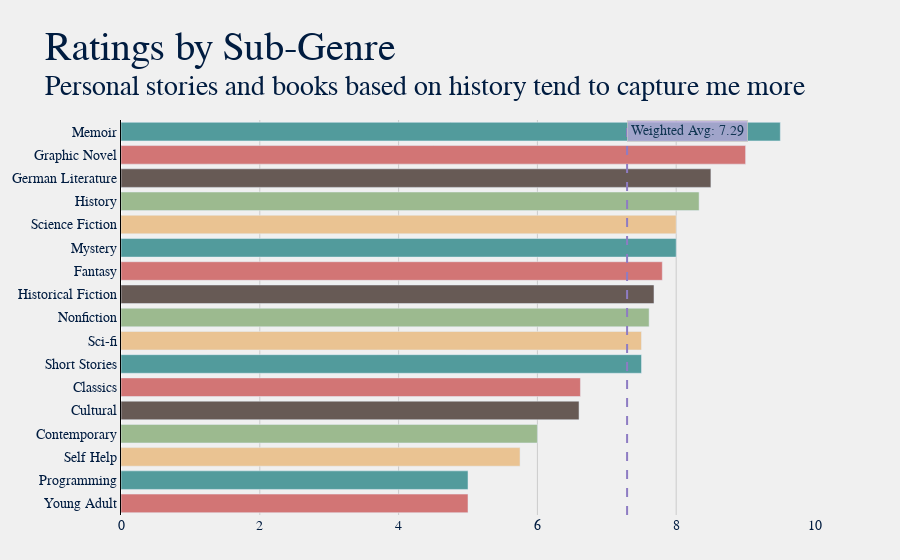

Notebook code cell kept with this figure:
### Code cell
dfs = df.groupby('Sub-Genre')['Rating'].mean().reset_index().round(2)
dfs['Total'] = df.groupby('Sub-Genre')['Title'].count().reset_index(drop=True)
dfs = dfs.sort_values('Rating', ascending=True).reset_index(drop=True)

title = "Ratings by Sub-Genre"
sub = f"Personal stories and books based on history tend to capture me more"
plot.gen_hbar_graph(dfs, 'Sub-Genre', title, sub, avg=True, w_avg='Rating')

### Figure 1 — Plotly figure (JSON) as saved in the notebook; plotly's stock layout.template omitted (floating-point values rounded to 4 significant figures)
{"data": [{"customdata": [["1", "Rating"], ["1", "Rating"], ["6", "Rating"], ["2", "Rating"], ["5", "Rating"], ["8", "Rating"], ["1", "Rating"], ["3", "Rating"], ["9", "Rating"], ["11", "Rating"], ["5", "Rating"], ["1", "Rating"], ["1", "Rating"], ["3", "Rating"], ["2", "Rating"], ["2", "Rating"], ["2", "Rating"]], "hovertemplate": "<b>%{y} Books</b>: %{customdata[0]}<br><b>Avg. %{customdata[1]}</b>: %{x}", "marker": {"color": ["#d27575", "#529b9c", "#eac392", "#9cba8f", "#675a55", "#d27575", "#529b9c", "#eac392", "#9cba8f", "#675a55", "#d27575", "#529b9c", "#eac392", "#9cba8f", "#675a55", "#d27575", "#529b9c", "#eac392", "#9cba8f", "#675a55", "#d27575", "#529b9c", "#eac392", "#9cba8f", "#675a55", "#d27575", "#529b9c", "#eac392", "#9cba8f", "#675a55", "#d27575", "#529b9c", "#eac392", "#9cba8f", "#675a55", "#d27575", "#529b9c", "#eac392", "#9cba8f", "#675a55", "#d27575", "#529b9c", "#eac392", "#9cba8f", "#675a55", "#d27575", "#529b9c", "#eac392", "#9cba8f", "#675a55", "#d27575", "#529b9c", "#eac392", "#9cba8f", "#675a55", "#d27575", "#529b9c", "#eac392", "#9cba8f", "#675a55", "#d27575", "#529b9c", "#eac392", "#9cba8f", "#675a55", "#d27575", "#529b9c", "#eac392", "#9cba8f", "#675a55", "#d27575", "#529b9c", "#eac392", "#9cba8f", "#675a55", "#d27575", "#529b9c", "#eac392", "#9cba8f", "#675a55", "#d27575", "#529b9c", "#eac392", "#9cba8f", "#675a55"]}, "name": "", "orientation": "h", "type": "bar", "x": [5, 5, 5.75, 6, 6.6, 6.62, 7.5, 7.5, 7.61, 7.68, 7.8, 8, 8, 8.33, 8.5, 9, 9.5], "y": ["Young Adult", "Programming", "Self Help", "Contemporary", "Cultural", "Classics", "Short Stories", "Sci-fi", "Nonfiction", "Historical Fiction", "Fantasy", "Mystery", "Science Fiction", "History", "German Literature", "Graphic Novel", "Memoir"]}], "layout": {"annotations": [{"bgcolor": "#b4a7d6", "bordercolor": "#c7c7c7", "borderpad": 3, "borderwidth": 1, "opacity": 0.8, "showarrow": false, "text": "Weighted Avg: 7.29", "x": 7.292, "xanchor": "left", "xref": "x", "y": 1, "yanchor": "top", "yref": "y domain"}], "autosize": true, "barmode": "group", "font": {"color": "#001c40", "family": "Baskerville", "size": 14}, "margin": {"b": 45, "l": 85, "r": 85, "t": 120}, "paper_bgcolor": "#f0f0f0", "plot_bgcolor": "#f0f0f0", "shapes": [{"line": {"color": "#8e7cc3", "dash": "dash", "width": 2}, "type": "line", "x0": 7.292, "x1": 7.292, "xref": "x", "y0": 0, "y1": 1, "yref": "y domain"}], "title": {"font": {"color": "#001c40", "family": "Baskerville, Bold", "size": 40}, "text": "Ratings by Sub-Genre<br><sup>Personal stories and books based on history tend to capture me more"}, "xaxis": {"autorange": true, "gridcolor": "#cbcbcb", "linecolor": "black", "range": [0, 10], "showgrid": true, "showline": false, "title": {}, "type": "linear"}, "yaxis": {"autorange": true, "gridcolor": "#cbcbcb", "linecolor": "black", "range": [-0.5, 16.5], "showgrid": false, "showline": true, "showticklabels": true, "title": {}, "type": "category"}}}
